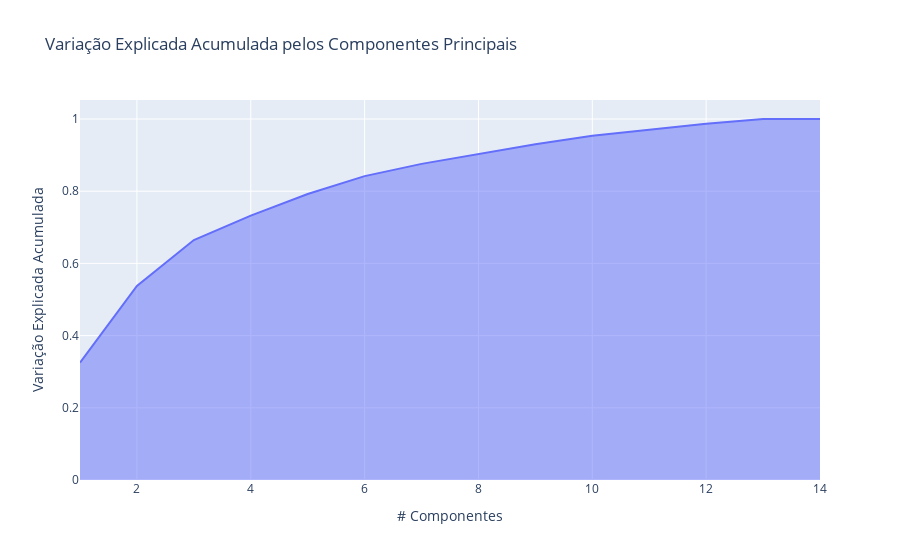

The code cell stored with this chart in its notebook:
### Code cell
# Calcular a variância acumulada
exp_var_cumul = np.cumsum(pca.explained_variance_ratio_)

# Criar o gráfico de área
fig = px.area(
    x=range(1, len(exp_var_cumul) + 1),
    y=exp_var_cumul,
    labels={"x": "# Componentes", "y": "Variação Explicada Acumulada"},
    title="Variação Explicada Acumulada pelos Componentes Principais"
)

# Exibir o gráfico
fig.show()

### Figure 1 — Plotly figure (JSON) as saved in the notebook; plotly's stock layout.template omitted (floating-point values rounded to 4 significant figures)
{"data": [{"fillpattern": {"shape": ""}, "hovertemplate": "# Componentes=%{x}<br>Variação Explicada Acumulada=%{y}<extra></extra>", "legendgroup": "", "line": {"color": "#636efa"}, "marker": {"symbol": "circle"}, "mode": "lines", "name": "", "orientation": "v", "showlegend": false, "stackgroup": "1", "type": "scatter", "x": [1, 2, 3, 4, 5, 6, 7, 8, 9, 10, 11, 12, 13, 14], "xaxis": "x", "y": [0.3252, 0.5377, 0.6648, 0.7324, 0.7922, 0.8417, 0.8757, 0.9029, 0.9298, 0.9537, 0.9713, 0.9871, 1, 1], "yaxis": "y"}], "layout": {"legend": {"tracegroupgap": 0}, "title": {"text": "Variação Explicada Acumulada pelos Componentes Principais"}, "xaxis": {"anchor": "y", "domain": [0, 1], "title": {"text": "# Componentes"}}, "yaxis": {"anchor": "x", "domain": [0, 1], "title": {"text": "Variação Explicada Acumulada"}}}}
